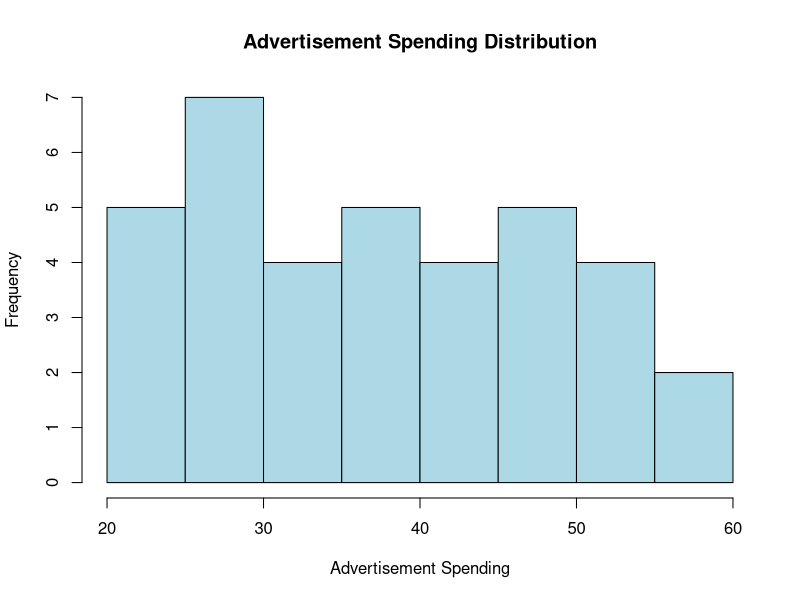
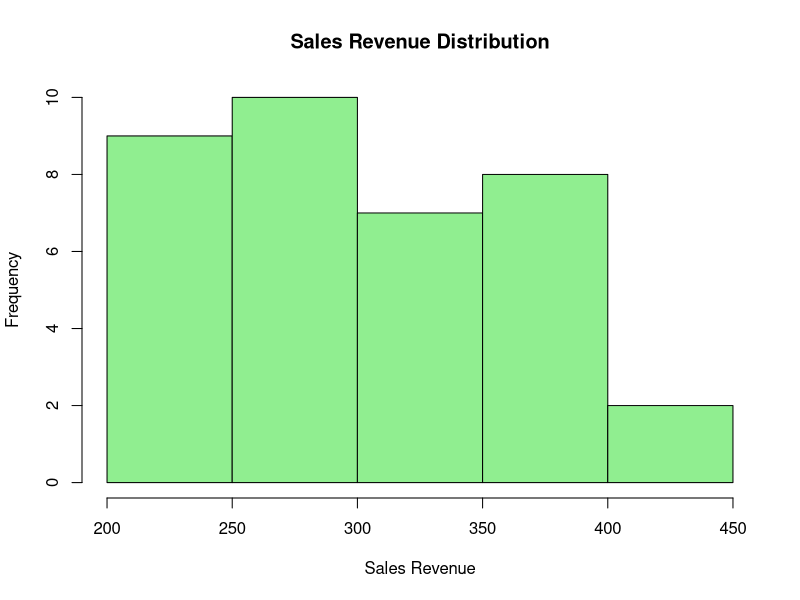
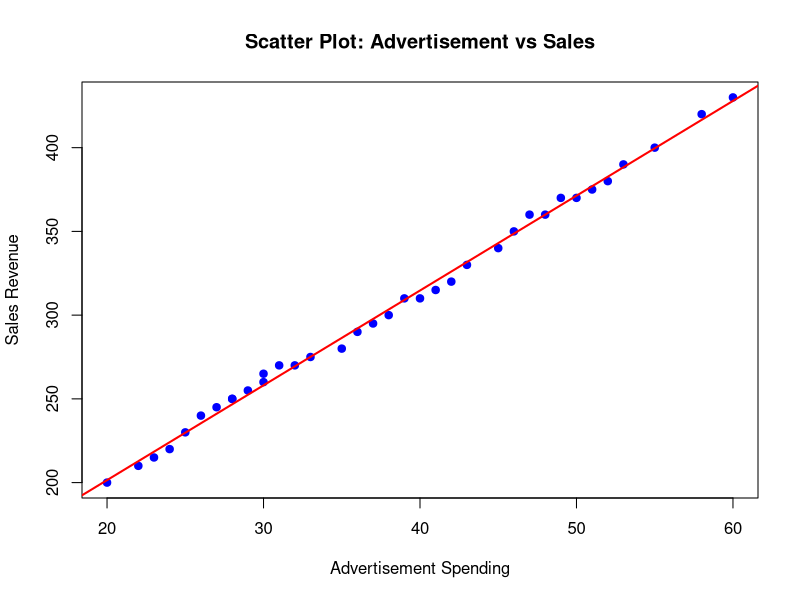

Generate these figures, in order, with R:
# =====================================================
# ADVERTISEMENT SPENDING AND SALES RELATIONSHIP
# =====================================================

# Monthly Data for 3 Years (36 Observations)

Advertisement <- c(20,22,25,30,28,35,40,38,45,50,48,55,
                   23,26,27,32,30,36,42,39,46,52,49,58,
                   24,28,29,33,31,37,43,41,47,53,51,60)

Sales <- c(200,210,230,260,250,280,310,300,340,370,360,400,
           215,240,245,270,265,290,320,310,350,380,370,420,
           220,250,255,275,270,295,330,315,360,390,375,430)

data <- data.frame(Advertisement, Sales)

# -----------------------------------------------------
# 1. Univariate EDA
# -----------------------------------------------------

cat("Summary Statistics - Advertisement\n")
print(summary(data$Advertisement))
cat("Standard Deviation:", sd(data$Advertisement), "\n\n")

cat("Summary Statistics - Sales\n")
print(summary(data$Sales))
cat("Standard Deviation:", sd(data$Sales), "\n\n")

# Histograms
hist(data$Advertisement,
     main="Advertisement Spending Distribution",
     xlab="Advertisement Spending",
     col="lightblue")

hist(data$Sales,
     main="Sales Revenue Distribution",
     xlab="Sales Revenue",
     col="lightgreen")


# -----------------------------------------------------
# 2. Covariance
# -----------------------------------------------------

covariance_value <- cov(data$Advertisement, data$Sales)
cat("Covariance between Advertisement and Sales:\n")
print(covariance_value)


# -----------------------------------------------------
# 3. Correlation Coefficient
# -----------------------------------------------------

correlation_value <- cor(data$Advertisement, data$Sales)
cat("Correlation Coefficient:\n")
print(correlation_value)

if(correlation_value > 0.7){
  cat("Interpretation: Strong Positive Relationship\n")
} else if(correlation_value > 0.3){
  cat("Interpretation: Moderate Positive Relationship\n")
} else {
  cat("Interpretation: Weak Relationship\n")
}


# -----------------------------------------------------
# 4. Scatter Plot
# -----------------------------------------------------

plot(data$Advertisement, data$Sales,
     main="Scatter Plot: Advertisement vs Sales",
     xlab="Advertisement Spending",
     ylab="Sales Revenue",
     pch=19,
     col="blue")

abline(lm(Sales ~ Advertisement, data=data), col="red", lwd=2)


# -----------------------------------------------------
# 5. Covariance vs Correlation Explanation
# -----------------------------------------------------

cat("\nDifference Between Covariance and Correlation:\n")
cat("1. Covariance shows direction of relationship (positive/negative).\n")
cat("2. Covariance value depends on units of measurement.\n")
cat("3. Correlation shows both strength and direction.\n")
cat("4. Correlation is standardized between -1 and +1.\n")
cat("5. In this dataset, positive covariance and high positive correlation indicate that higher advertisement spending leads to higher sales.\n")
